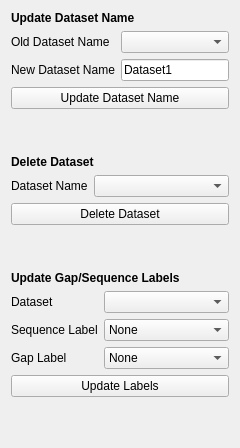
         <widget class="QWidget" name="tab_11">
          <attribute name="title">
           <string>Dataset Utils</string>
          </attribute>
          <layout class="QVBoxLayout" name="verticalLayout_14">
           <item>
            <widget class="QLabel" name="label_4">
             <property name="font">
              <font>
               <weight>75</weight>
               <bold>true</bold>
              </font>
             </property>
             <property name="text">
              <string>Update Dataset Name</string>
             </property>
            </widget>
           </item>
           <item>
            <layout class="QFormLayout" name="formLayout_9">
             <item row="0" column="0">
              <widget class="QLabel" name="label_13">
               <property name="text">
                <string>Old Dataset Name</string>
               </property>
              </widget>
             </item>
             <item row="0" column="1">
              <widget class="QComboBox" name="pixseq_old_dataset_name"/>
             </item>
             <item row="1" column="0">
              <widget class="QLabel" name="label_29">
               <property name="text">
                <string>New Dataset Name</string>
               </property>
              </widget>
             </item>
             <item row="1" column="1">
              <widget class="QLineEdit" name="pixseq_new_dataset_name">
               <property name="text">
                <string>Dataset1</string>
               </property>
              </widget>
             </item>
            </layout>
           </item>
           <item>
            <widget class="QPushButton" name="pixseq_update_dataset_name">
             <property name="text">
              <string>Update Dataset Name</string>
             </property>
            </widget>
           </item>
           <item>
            <spacer name="verticalSpacer_13">
             <property name="orientation">
              <enum>Qt::Vertical</enum>
             </property>
             <property name="sizeHint" stdset="0">
              <size>
               <width>20</width>
               <height>40</height>
              </size>
             </property>
            </spacer>
           </item>
           <item>
            <widget class="QLabel" name="label_64">
             <property name="font">
              <font>
               <weight>75</weight>
               <bold>true</bold>
              </font>
             </property>
             <property name="text">
              <string>Delete Dataset</string>
             </property>
            </widget>
           </item>
           <item>
            <layout class="QFormLayout" name="formLayout_16">
             <item row="0" column="0">
              <widget class="QLabel" name="label_65">
               <property name="text">
                <string>Dataset Name</string>
               </property>
              </widget>
             </item>
             <item row="0" column="1">
              <widget class="QComboBox" name="delete_dataset_name"/>
             </item>
            </layout>
           </item>
           <item>
            <widget class="QPushButton" name="pixseq_delete_dataset">
             <property name="text">
              <string>Delete Dataset</string>
             </property>
            </widget>
           </item>
           <item>
            <spacer name="verticalSpacer_15">
             <property name="orientation">
              <enum>Qt::Vertical</enum>
             </property>
             <property name="sizeHint" stdset="0">
              <size>
               <width>20</width>
               <height>40</height>
              </size>
             </property>
            </spacer>
           </item>
           <item>
            <widget class="QLabel" name="label_66">
             <property name="font">
              <font>
               <weight>75</weight>
               <bold>true</bold>
              </font>
             </property>
             <property name="text">
              <string>Update Gap/Sequence Labels</string>
             </property>
            </widget>
           </item>
           <item>
            <layout class="QFormLayout" name="formLayout_18">
             <item row="0" column="0">
              <widget class="QLabel" name="label_67">
               <property name="text">
                <string>Dataset</string>
               </property>
              </widget>
             </item>
             <item row="0" column="1">
              <widget class="QComboBox" name="update_labels_dataset"/>
             </item>
             <item row="1" column="0">
              <widget class="QLabel" name="label_69">
               <property name="text">
                <string>Sequence Label</string>
               </property>
              </widget>
             </item>
             <item row="1" column="1">
              <widget class="QComboBox" name="sequence_label">
               <item>
                <property name="text">
                 <string>None</string>
                </property>
               </item>
               <item>
                <property name="text">
                 <string>A</string>
                </property>
               </item>
               <item>
                <property name="text">
                 <string>T</string>
                </property>
               </item>
               <item>
                <property name="text">
                 <string>C</string>
                </property>
               </item>
               <item>
                <property name="text">
                 <string>G</string>
                </property>
               </item>
               <item>
                <property name="text">
                 <string>D</string>
                </property>
               </item>
              </widget>
             </item>
             <item row="2" column="0">
              <widget class="QLabel" name="label_68">
               <property name="text">
                <string>Gap Label</string>
               </property>
              </widget>
             </item>
             <item row="2" column="1">
              <widget class="QComboBox" name="gap_label">
               <item>
                <property name="text">
                 <string>None</string>
                </property>
               </item>
               <item>
                <property name="text">
                 <string>A</string>
                </property>
               </item>
               <item>
                <property name="text">
                 <string>T</string>
                </property>
               </item>
               <item>
                <property name="text">
                 <string>C</string>
                </property>
               </item>
               <item>
                <property name="text">
                 <string>G</string>
                </property>
               </item>
               <item>
                <property name="text">
                 <string>D</string>
                </property>
               </item>
              </widget>
             </item>
            </layout>
           </item>
           <item>
            <widget class="QPushButton" name="pixseq_update_labels">
             <property name="text">
              <string>Update Labels</string>
             </property>
            </widget>
           </item>
           <item>
            <spacer name="verticalSpacer_16">
             <property name="orientation">
              <enum>Qt::Vertical</enum>
             </property>
             <property name="sizeHint" stdset="0">
              <size>
               <width>20</width>
               <height>40</height>
              </size>
             </property>
            </spacer>
           </item>
          </layout>
         </widget>
